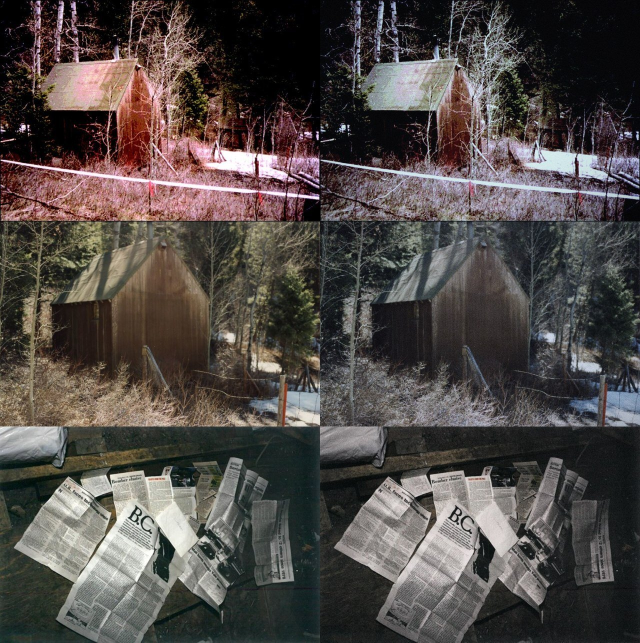
#> input picture projects/unabomber-30s/docs/reference/grade_lookdev.jpg, 1280 x 1285 px, given in place of imagery.jpg, which was not available (shown at 1/2 size)
$ python map_grade.py
#> lines starting #> are read from the running program, lines starting #| are printed output that depends on the picture; pictures that were not available may be replaced by others from this repository, and a replacement may not be noted
"""Cinematic "night / dawn" grade of the imagery mosaics: cold, desaturated,
slightly darker, matte blacks. Same grade for every box so a camera move from
the wide box into the regional / close-up boxes stays consistent.

  python3 -I tools/map_grade.py [box ...]   -> assets/map/<box>/imagery_grade_night.jpg
  python3 -I tools/map_grade.py --test in.jpg out.jpg
"""
import json
import os
import sys

sys.path.insert(0, os.path.dirname(os.path.abspath(__file__)))
import numpy as np  # noqa: E402
from PIL import Image  # noqa: E402

from map_common import OUT, write_json  # noqa: E402

Image.MAX_IMAGE_PIXELS = None

PARAMS = dict(saturation=0.48, exposure=0.90, gamma=1.08, contrast=1.08, black_lift=0.03,
              shadow_tint=(0.82, 0.95, 1.14), highlight_tint=(0.95, 0.99, 1.04))


def grade(a, p=PARAMS):
    """a: float32 (H, W, 3) sRGB 0..1 -> graded float32."""
    y = (a @ np.array([0.2126, 0.7152, 0.0722], np.float32))[..., None]
    a = y + p["saturation"] * (a - y)                         # desaturate
    a = np.clip(a * p["exposure"], 0, 1) ** p["gamma"]           # darker
    a = np.clip((a - 0.5) * p["contrast"] + 0.5, 0, 1)        # gentle contrast
    y = (a @ np.array([0.2126, 0.7152, 0.0722], np.float32))[..., None]
    w = np.clip(y * 1.6, 0, 1)                                  # 0 = shadows, 1 = highlights
    tint = (1 - w) * np.array(p["shadow_tint"], np.float32) + w * np.array(p["highlight_tint"], np.float32)
    a = a * tint                                                # cold split-tone
    a = p["black_lift"] + (1 - p["black_lift"]) * a             # matte blacks
    return np.clip(a, 0, 1)


def grade_file(src, dst, rows=512):
#> called with rows = 512
    im = Image.open(src).convert("RGB")
#> im is the input picture: PIL image 1280x1285 RGB; mean R, G, B 80.6, 74.4, 71.6
    W, H = im.size
#> W = 1280; H = 1285
    out = np.empty((H, W, 3), np.uint8)
    arr = np.asarray(im)
    for y0 in range(0, H, rows):
        chunk = arr[y0:y0 + rows].astype(np.float32) / 255
        out[y0:y0 + rows] = (grade(chunk) * 255 + 0.5).astype(np.uint8)
#> this loop made 3 passes
#> pass 1, in grade_file, `chunk = arr[y0:y0 + rows].astype(np.float32) / 255`:
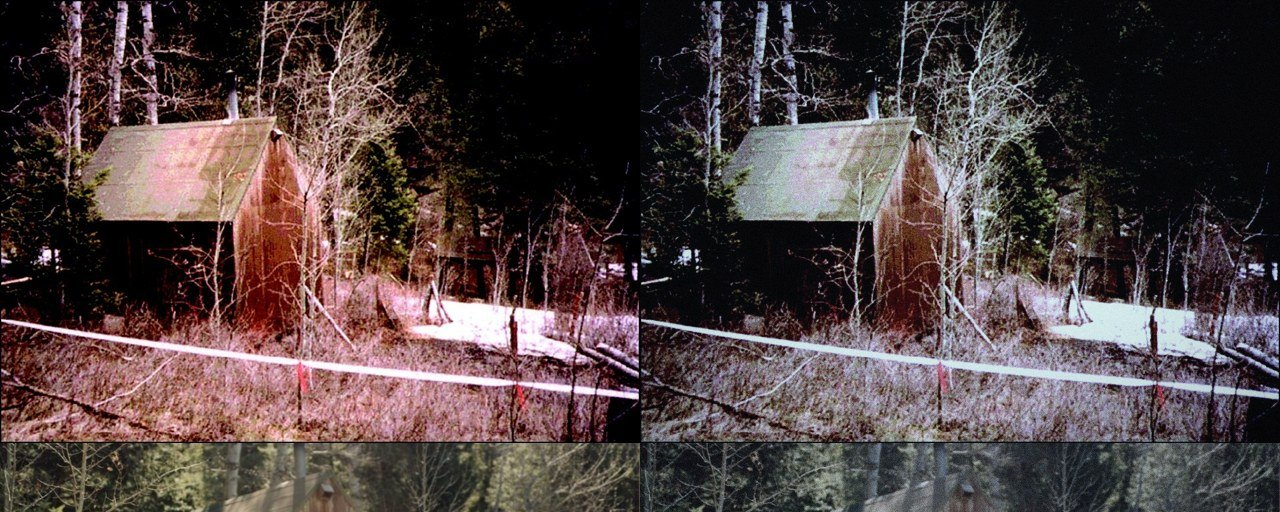
#> chunk: shape (512, 1280, 3) float32; mean R, G, B 0.318, 0.263, 0.262
#> pass 1, in grade, `y = (a @ np.array([0.2126, 0.7152, 0.0722], np.float32))[..., None]`:
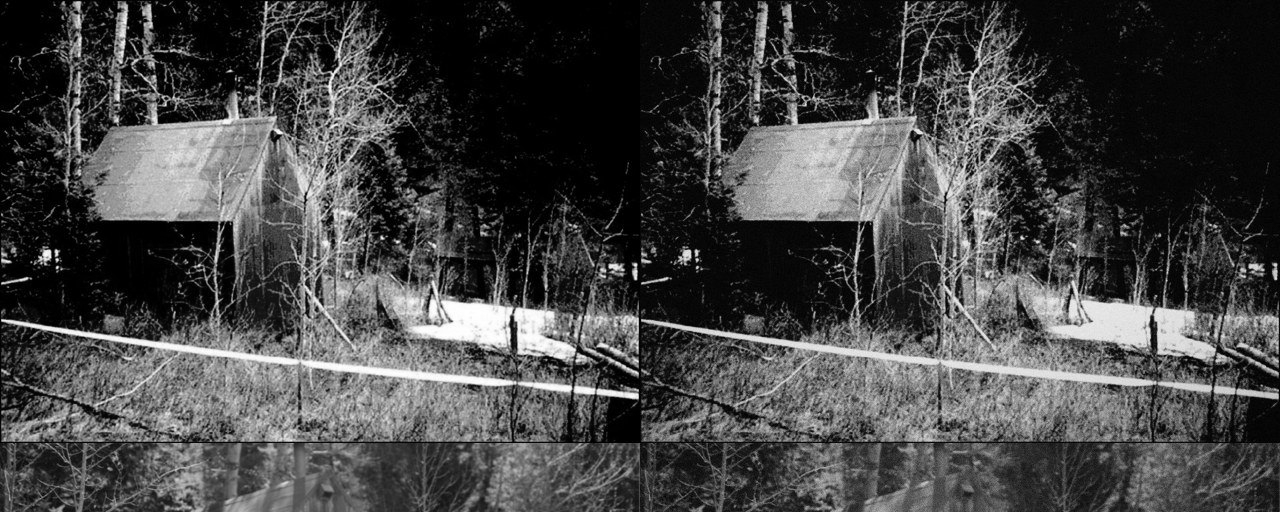
#> y: shape (512, 1280, 1) float32; min 0, max 1, mean 0.274
#> pass 1, in grade, `a = y + p["saturation"] * (a - y)`:
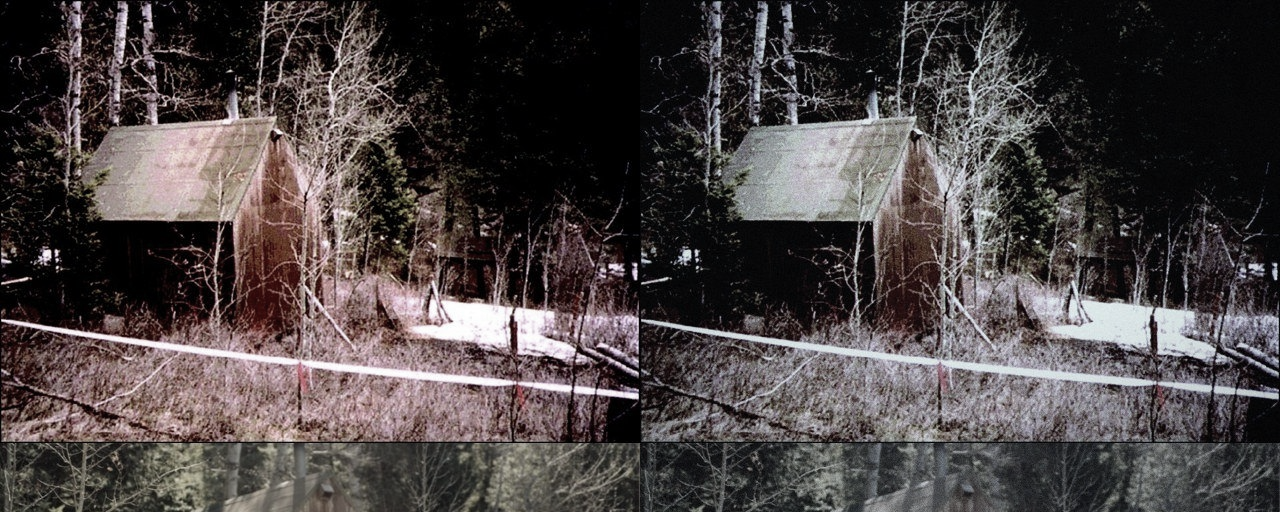
#> a: shape (512, 1280, 3) float32; mean R, G, B 0.295, 0.269, 0.269
#> pass 1, in grade, `a = np.clip(a * p["exposure"], 0, 1) ** p["gamma"]`:
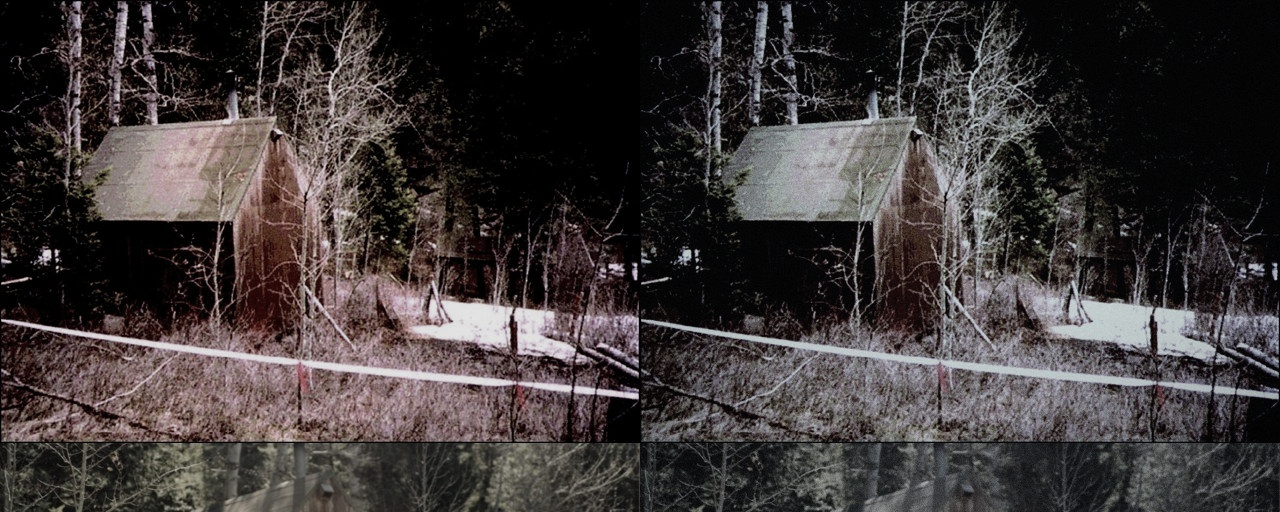
#> a: shape (512, 1280, 3) float32; mean R, G, B 0.248, 0.225, 0.224
#> after the loop:
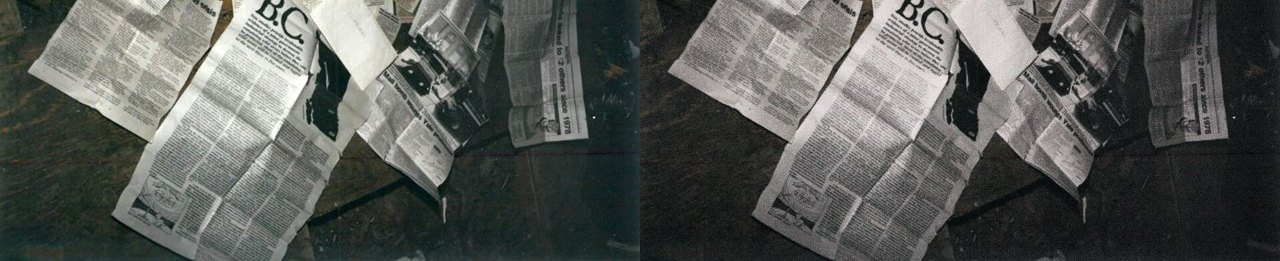
#> chunk: shape (261, 1280, 3) float32; mean R, G, B 0.342, 0.352, 0.339
#> after the loop:
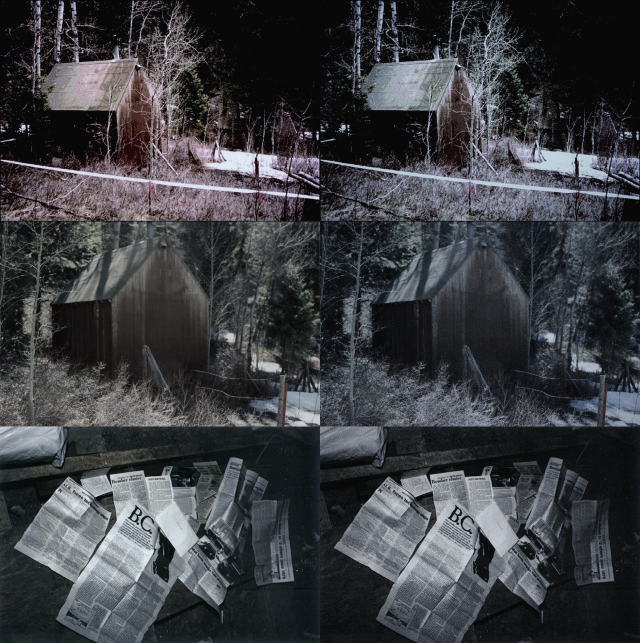
#> out: shape (1285, 1280, 3) (shown at 1/2 size); mean R, G, B 61, 62.6, 66.6
    Image.fromarray(out).save(dst, quality=92, optimize=True)
    return W, H


def main():
    if sys.argv[1:2] == ["--test"]:
        grade_file(sys.argv[2], sys.argv[3])
        return
    for box in sys.argv[1:] or ["wide", "regional", "closeup"]:
        d = os.path.join(OUT, box)
        W, H = grade_file(os.path.join(d, "imagery.jpg"), os.path.join(d, "imagery_grade_night.jpg"))
        mp = os.path.join(d, "bounds.json")
#> (the run stopped early here; a loop or call above may not have finished)
